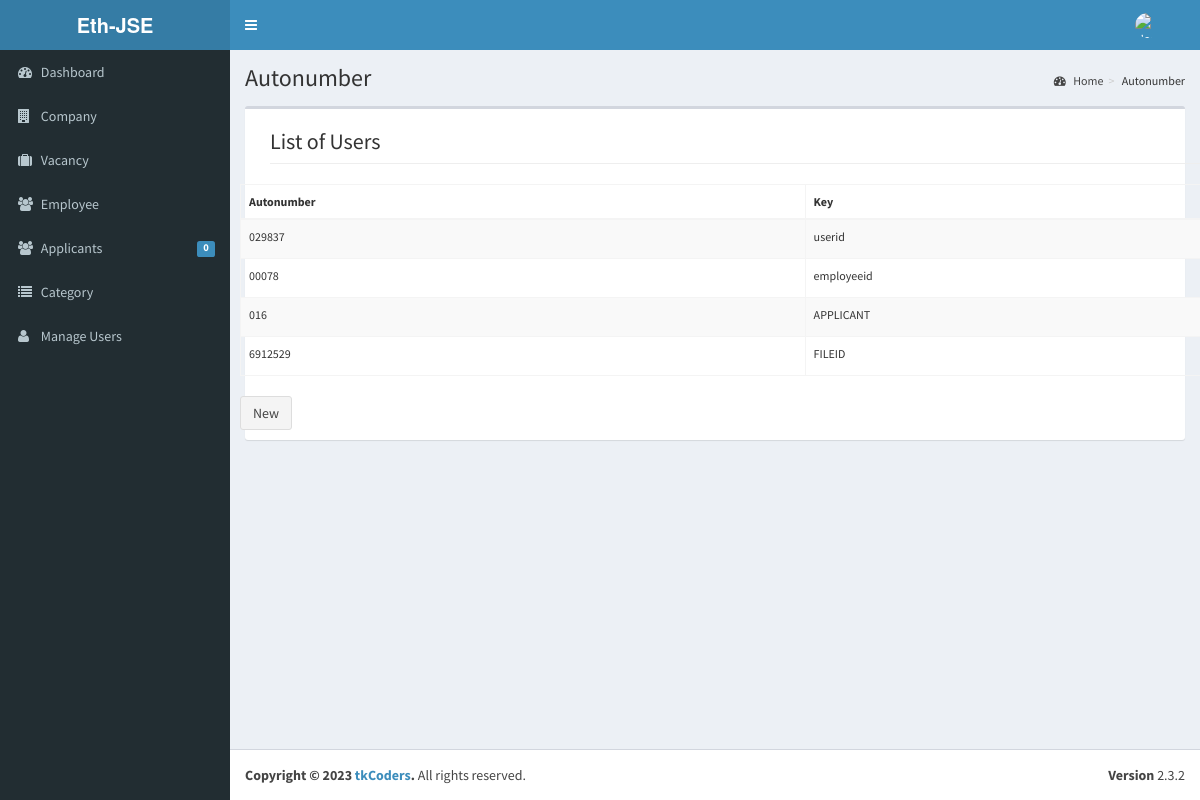
Screenshot of /admin/autonumber/index.php (signed in) with the database file from the repository.
### tables this page shows
CREATE TABLE `tblautonumbers` (
  `AUTOID` int(11) NOT NULL,
  `AUTOSTART` varchar(30) NOT NULL,
  `AUTOEND` int(11) NOT NULL,
  `AUTOINC` int(11) NOT NULL,
  `AUTOKEY` varchar(30) NOT NULL
);

### admin/autonumber/index.php (called while the page is built, shortened)
<?php
require_once ("../theme/templates.php");
?>

### include/database.php (called while the page is built, shortened)
<?php
class Database {
	var $sql_string = '';
	private $conn;
	public function open_connection() {
		$this->conn = mysqli_connect(server,user,pass);
		if(!$this->conn){
			echo "Problem in database connection! Contact administrator!";
			exit();
		}else{
			$db_select = mysqli_select_db($this->conn,database_name);
		}
	}
	function setQuery($sql='') {
		$this->sql_string=$sql;
	}
	function executeQuery() {
		$result = mysqli_query($this->conn,$this->sql_string);
		return $result;
	}
	private function confirm_query($result) {
		return $result;
	}
	function loadResultList( $key='' ) {
		$cur = $this->executeQuery();
		$array = array();
		while ($row = mysqli_fetch_object($cur)) {
			if ($key) {
				$array[$row->$key] = $row;
			} else {
				$array[] = $row;
			}
		}
		return $array;
	}
}
$mydb = new Database();
?>

### admin/autonumber/list.php (the view, shortened to what this page needs)
<section id="feature" class="transparent-bg">
        <div class="container">
           <div class="center wow fadeInDown">
                 <h2 class="page-header">List of Users</h2>
            </div>
            <div class="row">
                <div class="features">
                	<div class="wow fadeInDown">
						<div class="row">
							<form action="controller.php?action=delete" Method="POST">
								<table id="example" class="table table-striped table-bordered table-hover"  style="font-size:12px" cellspacing="0">
								  <thead>
								  	<tr>
								  		<th>
								  		 Autonumber</th>
								  		  <th>Key</th>
								  	</tr>
								  </thead>
								  <tbody>
								  	<?php
								  		$mydb->setQuery("SELECT * FROM `tblautonumbers`");
								  		$cur = $mydb->loadResultList();
										foreach ($cur as $result) {
								  		echo '<tr>';
							  			echo '<td>' . $result->AUTOSTART.'' . $result->AUTOEND.'</td>';
							  			echo '<td>' . $result->AUTOKEY.'</td>';
								  		echo '</tr>';
								  	}
								  	?>
								  </tbody>
								</table>
								     <div class="btn-group">
								  <a href="index.php?view=add" class="btn btn-default">New</a>
								</div>
							</form>
					    </div>
   					</div>
    			</div>
    		</div>
    	</div>
 </section>

### rows the page displays
tblautonumbers: AUTOSTART "02983", AUTOEND "7", AUTOKEY "userid"
tblautonumbers: AUTOSTART "000", AUTOEND "78", AUTOKEY "employeeid"
tblautonumbers: AUTOSTART "0", AUTOEND "16", AUTOKEY "APPLICANT"
tblautonumbers: AUTOSTART "69125", AUTOEND "29", AUTOKEY "FILEID"

### other values shown
$pending->APPL "0"
$title "Autonumber"
